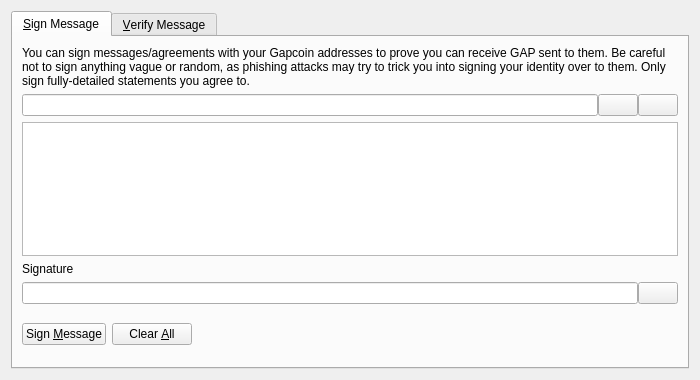
<?xml version="1.0" encoding="UTF-8"?>
<ui version="4.0">
 <class>SignVerifyMessageDialog</class>
 <widget class="QDialog" name="SignVerifyMessageDialog">
  <property name="geometry">
   <rect>
    <x>0</x>
    <y>0</y>
    <width>700</width>
    <height>380</height>
   </rect>
  </property>
  <property name="windowTitle">
   <string>Signatures - Sign / Verify a Message</string>
  </property>
  <property name="modal">
   <bool>true</bool>
  </property>
  <layout class="QVBoxLayout" name="verticalLayout">
   <item>
    <widget class="QTabWidget" name="tabWidget">
     <property name="currentIndex">
      <number>0</number>
     </property>
     <widget class="QWidget" name="tabSignMessage">
      <attribute name="title">
       <string>&amp;Sign Message</string>
      </attribute>
      <layout class="QVBoxLayout" name="verticalLayout_SM">
       <item>
        <widget class="QLabel" name="infoLabel_SM">
         <property name="text">
          <string>You can sign messages/agreements with your Gapcoin addresses to prove you can receive GAP sent to them. Be careful not to sign anything vague or random, as phishing attacks may try to trick you into signing your identity over to them. Only sign fully-detailed statements you agree to.</string>
         </property>
         <property name="textFormat">
          <enum>Qt::PlainText</enum>
         </property>
         <property name="wordWrap">
          <bool>true</bool>
         </property>
        </widget>
       </item>
       <item>
        <layout class="QHBoxLayout" name="horizontalLayout_1_SM">
         <property name="spacing">
          <number>0</number>
         </property>
         <item>
          <widget class="QValidatedLineEdit" name="addressIn_SM">
           <property name="toolTip">
            <string>The Gapcoin address with which to sign the message</string>
           </property>
          </widget>
         </item>
         <item>
          <widget class="QPushButton" name="addressBookButton_SM">
           <property name="toolTip">
            <string>Choose previously used address</string>
           </property>
           <property name="text">
            <string/>
           </property>
           <property name="icon">
            <iconset resource="../bitcoin.qrc">
             <normaloff>:/icons/address-book</normaloff>:/icons/address-book</iconset>
           </property>
           <property name="shortcut">
            <string>Alt+A</string>
           </property>
           <property name="autoDefault">
            <bool>false</bool>
           </property>
          </widget>
         </item>
         <item>
          <widget class="QPushButton" name="pasteButton_SM">
           <property name="toolTip">
            <string>Paste address from clipboard</string>
           </property>
           <property name="text">
            <string/>
           </property>
           <property name="icon">
            <iconset resource="../bitcoin.qrc">
             <normaloff>:/icons/editpaste</normaloff>:/icons/editpaste</iconset>
           </property>
           <property name="shortcut">
            <string>Alt+P</string>
           </property>
           <property name="autoDefault">
            <bool>false</bool>
           </property>
          </widget>
         </item>
        </layout>
       </item>
       <item>
        <widget class="QPlainTextEdit" name="messageIn_SM">
         <property name="toolTip">
          <string>Enter the message you want to sign here</string>
         </property>
        </widget>
       </item>
       <item>
        <widget class="QLabel" name="signatureLabel_SM">
         <property name="text">
          <string>Signature</string>
         </property>
         <property name="textFormat">
          <enum>Qt::PlainText</enum>
         </property>
        </widget>
       </item>
       <item>
        <layout class="QHBoxLayout" name="horizontalLayout_2_SM">
         <property name="spacing">
          <number>0</number>
         </property>
         <item>
          <widget class="QLineEdit" name="signatureOut_SM">
           <property name="font">
            <font>
             <italic>true</italic>
            </font>
           </property>
           <property name="readOnly">
            <bool>true</bool>
           </property>
          </widget>
         </item>
         <item>
          <widget class="QPushButton" name="copySignatureButton_SM">
           <property name="toolTip">
            <string>Copy the current signature to the system clipboard</string>
           </property>
           <property name="text">
            <string/>
           </property>
           <property name="icon">
            <iconset resource="../bitcoin.qrc">
             <normaloff>:/icons/editcopy</normaloff>:/icons/editcopy</iconset>
           </property>
           <property name="autoDefault">
            <bool>false</bool>
           </property>
          </widget>
         </item>
        </layout>
       </item>
       <item>
        <layout class="QHBoxLayout" name="horizontalLayout_3_SM">
         <item>
          <widget class="QPushButton" name="signMessageButton_SM">
           <property name="toolTip">
            <string>Sign the message to prove you own this Gapcoin address</string>
           </property>
           <property name="text">
            <string>Sign &amp;Message</string>
           </property>
           <property name="icon">
            <iconset resource="../bitcoin.qrc">
             <normaloff>:/icons/edit</normaloff>:/icons/edit</iconset>
           </property>
           <property name="autoDefault">
            <bool>false</bool>
           </property>
          </widget>
         </item>
         <item>
          <widget class="QPushButton" name="clearButton_SM">
           <property name="toolTip">
            <string>Reset all sign message fields</string>
           </property>
           <property name="text">
            <string>Clear &amp;All</string>
           </property>
           <property name="icon">
            <iconset resource="../bitcoin.qrc">
             <normaloff>:/icons/remove</normaloff>:/icons/remove</iconset>
           </property>
           <property name="autoDefault">
            <bool>false</bool>
           </property>
          </widget>
         </item>
         <item>
          <spacer name="horizontalSpacer_1_SM">
           <property name="orientation">
            <enum>Qt::Horizontal</enum>
           </property>
           <property name="sizeHint" stdset="0">
            <size>
             <width>40</width>
             <height>48</height>
            </size>
           </property>
          </spacer>
         </item>
         <item>
          <widget class="QLabel" name="statusLabel_SM">
           <property name="font">
            <font>
             <weight>75</weight>
             <bold>true</bold>
            </font>
           </property>
           <property name="text">
            <string/>
           </property>
           <property name="wordWrap">
            <bool>true</bool>
           </property>
          </widget>
         </item>
         <item>
          <spacer name="horizontalSpacer_2_SM">
           <property name="orientation">
            <enum>Qt::Horizontal</enum>
           </property>
           <property name="sizeHint" stdset="0">
            <size>
             <width>40</width>
             <height>48</height>
            </size>
           </property>
          </spacer>
         </item>
        </layout>
       </item>
      </layout>
     </widget>
     <widget class="QWidget" name="tabVerifyMessage">
      <attribute name="title">
       <string>&amp;Verify Message</string>
      </attribute>
      <layout class="QVBoxLayout" name="verticalLayout_VM">
       <item>
        <widget class="QLabel" name="infoLabel_VM">
         <property name="text">
          <string>Enter the receiver's address, message (ensure you copy line breaks, spaces, tabs, etc. exactly) and signature below to verify the message. Be careful not to read more into the signature than what is in the signed message itself, to avoid being tricked by a man-in-the-middle attack. Note that this only proves the signing party receives with the address, it cannot prove sendership of any transaction!</string>
         </property>
         <property name="textFormat">
          <enum>Qt::PlainText</enum>
         </property>
         <property name="alignment">
          <set>Qt::AlignLeading|Qt::AlignLeft|Qt::AlignTop</set>
         </property>
         <property name="wordWrap">
          <bool>true</bool>
         </property>
        </widget>
       </item>
       <item>
        <layout class="QHBoxLayout" name="horizontalLayout_1_VM">
         <property name="spacing">
          <number>0</number>
         </property>
         <item>
          <widget class="QValidatedLineEdit" name="addressIn_VM">
           <property name="toolTip">
            <string>The Gapcoin address with which the message was signed</string>
           </property>
          </widget>
         </item>
         <item>
          <widget class="QPushButton" name="addressBookButton_VM">
           <property name="toolTip">
            <string>Choose previously used address</string>
           </property>
           <property name="text">
            <string/>
           </property>
           <property name="icon">
            <iconset resource="../bitcoin.qrc">
             <normaloff>:/icons/address-book</normaloff>:/icons/address-book</iconset>
           </property>
           <property name="shortcut">
            <string>Alt+A</string>
           </property>
           <property name="autoDefault">
            <bool>false</bool>
           </property>
          </widget>
         </item>
        </layout>
       </item>
       <item>
        <widget class="QPlainTextEdit" name="messageIn_VM"/>
       </item>
       <item>
        <widget class="QValidatedLineEdit" name="signatureIn_VM"/>
       </item>
       <item>
        <layout class="QHBoxLayout" name="horizontalLayout_2_VM">
         <item>
          <widget class="QPushButton" name="verifyMessageButton_VM">
           <property name="toolTip">
            <string>Verify the message to ensure it was signed with the specified Gapcoin address</string>
           </property>
           <property name="text">
            <string>Verify &amp;Message</string>
           </property>
           <property name="icon">
            <iconset resource="../bitcoin.qrc">
             <normaloff>:/icons/transaction_0</normaloff>:/icons/transaction_0</iconset>
           </property>
           <property name="autoDefault">
            <bool>false</bool>
           </property>
          </widget>
         </item>
         <item>
          <widget class="QPushButton" name="clearButton_VM">
           <property name="toolTip">
            <string>Reset all verify message fields</string>
           </property>
           <property name="text">
            <string>Clear &amp;All</string>
           </property>
           <property name="icon">
            <iconset resource="../bitcoin.qrc">
             <normaloff>:/icons/remove</normaloff>:/icons/remove</iconset>
           </property>
           <property name="autoDefault">
            <bool>false</bool>
           </property>
          </widget>
         </item>
         <item>
          <spacer name="horizontalSpacer_1_VM">
           <property name="orientation">
            <enum>Qt::Horizontal</enum>
           </property>
           <property name="sizeHint" stdset="0">
            <size>
             <width>40</width>
             <height>48</height>
            </size>
           </property>
          </spacer>
         </item>
         <item>
          <widget class="QLabel" name="statusLabel_VM">
           <property name="font">
            <font>
             <weight>75</weight>
             <bold>true</bold>
            </font>
           </property>
           <property name="text">
            <string/>
           </property>
           <property name="wordWrap">
            <bool>true</bool>
           </property>
          </widget>
         </item>
         <item>
          <spacer name="horizontalSpacer_2_VM">
           <property name="orientation">
            <enum>Qt::Horizontal</enum>
           </property>
           <property name="sizeHint" stdset="0">
            <size>
             <width>40</width>
             <height>48</height>
            </size>
           </property>
          </spacer>
         </item>
        </layout>
       </item>
      </layout>
     </widget>
    </widget>
   </item>
  </layout>
 </widget>
 <customwidgets>
  <customwidget>
   <class>QValidatedLineEdit</class>
   <extends>QLineEdit</extends>
   <header>qt/qvalidatedlineedit.h</header>
  </customwidget>
 </customwidgets>
 <resources>
  <include location="../bitcoin.qrc"/>
 </resources>
 <connections/>
</ui>
